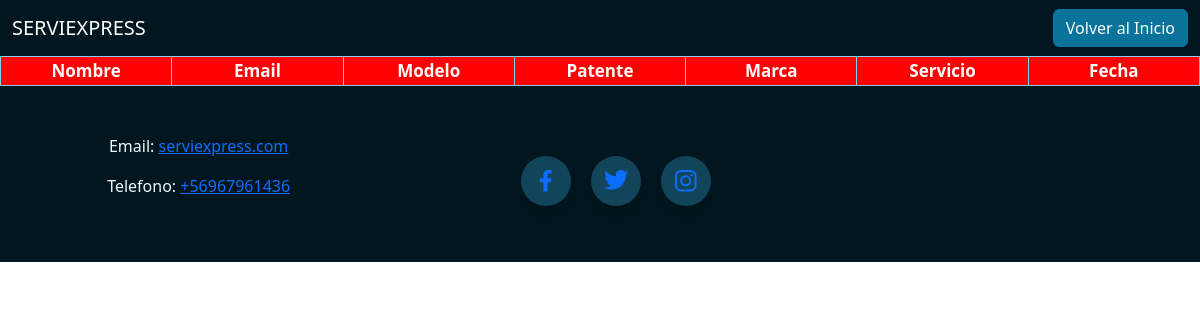
Page /reservas/ on the earlier database version.
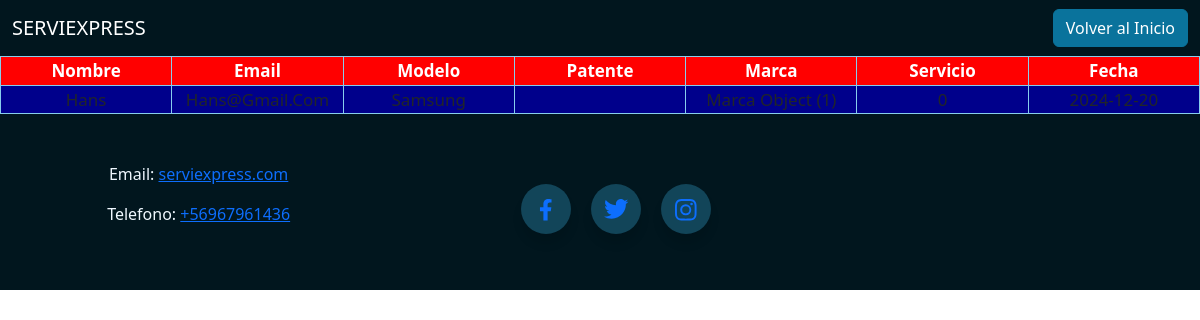
Same page on the later database version.
### servi/models.py (models this page shows, shortened)
class Cita(models.Model):
    nombre = models.CharField(max_length=(60))
    email = models.EmailField()
    modelo = models.CharField(max_length=(150))
    patente = models.CharField(max_length=(10))
    marca = models.ForeignKey(Marca, on_delete=models.PROTECT)
    servicio = models.IntegerField(choices=opciones_servicio)
    fecha = models.DateField()
    precio = models.IntegerField()

class Marca(models.Model):
    nombre = models.CharField(max_length=(50))

### servi/views.py (the view)
# urls.py: path('reservas/', reservas, name="reservas"),
def reservas(request):
    citas = Cita.objects.all()
    data= {
        'citas': citas
    }
    return render(request, 'servi/reserv/reservas.html', data)

### servi/templates/servi/reserv/reservas.html (shortened to what this page needs)
{% load static %}
<!DOCTYPE html>
<html lang="es">
<head>
    <link href="https://cdn.jsdelivr.net/npm/bootstrap@5.3.2/dist/css/bootstrap.min.css" rel="stylesheet"
>
    <link rel="stylesheet" href="../static/css/cliente.css"">
</head>
<body>
    <header>
        <nav class="navbar navbar-expand-lg navbar-custom">
            <div class="container-fluid">
                <a class="navbar-brand" href="{% url 'main' %}">SERVIEXPRESS</a>
                <div class="collapse navbar-collapse" id="navbarNav">
                    <button class="btn btn-primary" type="button" href="{% url 'main' %}">Volver al Inicio</button>
                </div>
            </div>
        </nav>
    </header>
    <div>
        <div>
            <table>
                <tr>
                    <th>Nombre</th>
                    <th>Email</th>
                    <th>Modelo</th>
                    <th>Patente</th>
                    <th>Marca</th>
                    <th>Servicio</th>
                    <th>Fecha</th>
                </tr>
                {% for c in citas %}
                <tr>
                    <td>{{ c.nombre | title }}</td>
                    <td>{{ c.email | title }}</td>
                    <td>{{ c.modelo | title }}</td>
                    <td>{{ c.patene | title }}</td>
                    <td>{{ c.marca | title }}</td>
                    <td>{{ c.servicio | title }}</td>
                    <td>{{ c.fecha | title }}</td>
                </tr>
                {% endfor %}
            </table>
        </div>
        <footer>
            <div class="row">
                <div class="column">
                    <p>Email: <a class="link" href="#">serviexpress.com</a></p>
                    <p>Telefono: <a class="link" href="#">+56967961436</a></p>
                </div>
                <div class="column">
                    <ul class="wrapper">
                        <li class="icon facebook"><a href="facebook.com">
                                <svg viewBox="0 0 320 512" height="1.2em" fill="currentColor"
                                    xmlns="http://www.w3.org/2000/svg">
                                    <path
                                        d="M279.14 288l14.22-92.66h-88.91v-60.13c0-25.35 12.42-50.06 52.24-50.06h40.42V6.26S260.43 0 225.36 0c-73.22 0-121.08 44.38-121.08 124.72v70.62H22.89V288h81.39v224h100.17V288z">
                                    </path>
                                </svg>
                            </a></li>
                        <li class="icon twitter"><a href="x.com">
                            </a></li>
                        <li class="icon instagram"><a href="instagram.com">
                            </a></li>
                    </ul>
                </div>
                <div class="column">
                </div>
    </div>
</body>
</html>

Differences in the rows shown:
added Cita: nombre "Hans", email "Hans@Gmail.Com", modelo "Samsung", marca "Marca Object (1)", servicio "0", fecha "2024-12-20"
